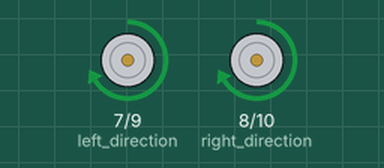
A sketch run on a simulated Arduino Uno, built with avr-gcc and run on an emulated ATmega328P. Parts: direction and speed pins drawn as motors (green arrow = direction pin HIGH = forward, orange = LOW = backward, longer = more drive).

Above: at 1.0 s.
At 3.2 s:
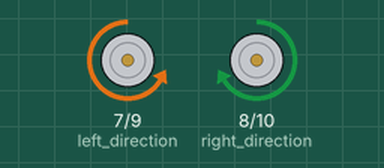
At 5.2 s:
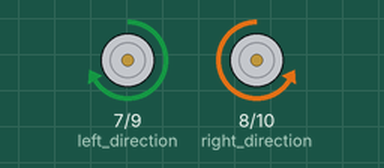
At 7.5 s:
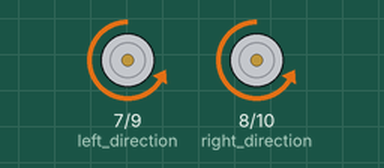
Timing chart, 0 to 11.7 s (numbered marks = the images above):
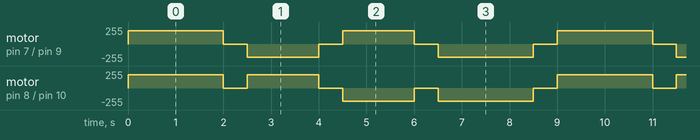

Measured:
- by itself, motor on pin 7 (left_direction) / pin 9 (left_speed): repeats every 9.0 s: stopped 0.50 s, backward 200/255 1.5 s, stopped 0.50 s, forward 200/255 1.5 s, stopped 0.50 s, backward 200/255 2.0 s, stopped 0.50 s, forward 200/255 2.0 s
- by itself, motor on pin 8 (right_direction) / pin 10 (right_speed): repeats every 9.0 s: stopped 0.50 s, forward 200/255 1.5 s, stopped 0.50 s, backward 200/255 1.5 s, stopped 0.50 s, backward 200/255 2.0 s, stopped 0.50 s, forward 200/255 2.0 s

The sketch:

MiniRoboticControllerTest.ino
```cpp
/* Example code for the Mini Driver Board

 Select Board Type "Arduino NG or older w/ ATMEGA8"
 Use the USB drivers found at CRCibernetica.com for this board

 Basic operation:
 Set the direction pin to Forward (HIGH) or Reverse (LOW)
 Then set the speed pin using analogWrite(0-255)

 The example below creates functions for forward, reverse, rotate right and left,
 and stop.  The variable for each function is the speed of the movement from 0 to 255.
 Once the command is given the motors will execute the command until told
 to do otherwise.

 The battery level can be monitored on pin A7 using analogRead(A7);

 */

#define left_direction 7
#define left_speed 9
#define right_direction 8
#define right_speed 10

void setup(){

  pinMode(left_direction, OUTPUT);
  pinMode(right_direction, OUTPUT);
  pinMode(left_speed, OUTPUT);
  pinMode(right_speed, OUTPUT);

  motorStop();

}
void loop(){
  forward(200);
  delay(2000);
  motorStop();
  delay(500);
  left_rotate(200);
  delay(1500);
  motorStop();
  delay(500);
  right_rotate(200);
  delay(1500);
  motorStop();
  delay(500);
  reverse(200);
  delay(2000);
  motorStop();
  delay(500);
}

void forward(int speed){
  digitalWrite(left_direction, HIGH);
  digitalWrite(right_direction, HIGH);
  analogWrite(left_speed, speed);
  analogWrite(right_speed, speed);
}
void reverse(int speed){
  digitalWrite(left_direction, LOW);
  digitalWrite(right_direction, LOW);
  analogWrite(left_speed, speed);
  analogWrite(right_speed, speed);
}
void left_rotate(int speed){
  digitalWrite(left_direction, LOW);
  digitalWrite(right_direction, HIGH);
  analogWrite(left_speed, speed);
  analogWrite(right_speed, speed);
}
void right_rotate(int speed){
  digitalWrite(left_direction, HIGH);
  digitalWrite(right_direction, LOW);
  analogWrite(left_speed, speed);
  analogWrite(right_speed, speed);
}
void motorStop(){
  digitalWrite(left_direction, HIGH);
  digitalWrite(right_direction, HIGH);
  analogWrite(left_speed, 0);
  analogWrite(right_speed, 0);
}
```
